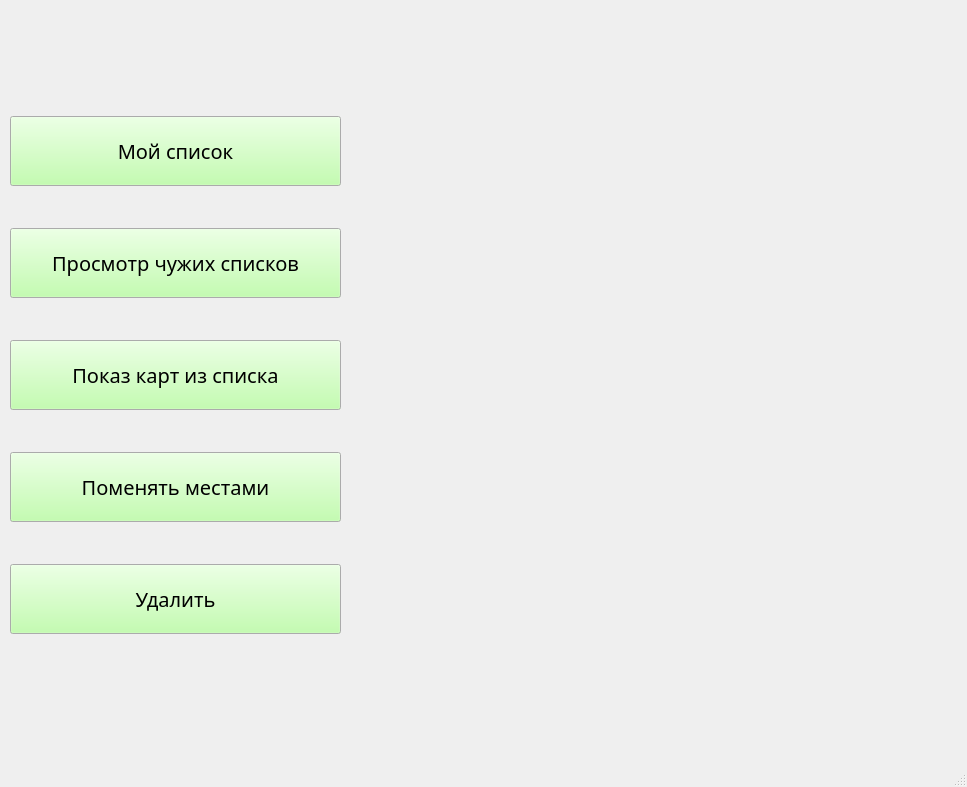
<?xml version="1.0" encoding="UTF-8"?>
<ui version="4.0">
 <class>MainWindow</class>
 <widget class="QMainWindow" name="MainWindow">
  <property name="geometry">
   <rect>
    <x>0</x>
    <y>0</y>
    <width>967</width>
    <height>787</height>
   </rect>
  </property>
  <property name="palette">
   <palette>
    <active>
     <colorrole role="WindowText">
      <brush brushstyle="SolidPattern">
       <color alpha="255">
        <red>0</red>
        <green>0</green>
        <blue>0</blue>
       </color>
      </brush>
     </colorrole>
     <colorrole role="Button">
      <brush brushstyle="SolidPattern">
       <color alpha="255">
        <red>177</red>
        <green>255</green>
        <blue>153</blue>
       </color>
      </brush>
     </colorrole>
    </active>
    <inactive>
     <colorrole role="WindowText">
      <brush brushstyle="SolidPattern">
       <color alpha="255">
        <red>0</red>
        <green>0</green>
        <blue>0</blue>
       </color>
      </brush>
     </colorrole>
     <colorrole role="Button">
      <brush brushstyle="SolidPattern">
       <color alpha="255">
        <red>177</red>
        <green>255</green>
        <blue>153</blue>
       </color>
      </brush>
     </colorrole>
    </inactive>
    <disabled>
     <colorrole role="WindowText">
      <brush brushstyle="SolidPattern">
       <color alpha="255">
        <red>120</red>
        <green>120</green>
        <blue>120</blue>
       </color>
      </brush>
     </colorrole>
     <colorrole role="Button">
      <brush brushstyle="SolidPattern">
       <color alpha="255">
        <red>177</red>
        <green>255</green>
        <blue>153</blue>
       </color>
      </brush>
     </colorrole>
    </disabled>
   </palette>
  </property>
  <property name="font">
   <font>
    <family>Microsoft JhengHei UI Light</family>
    <pointsize>15</pointsize>
    <weight>50</weight>
    <bold>false</bold>
   </font>
  </property>
  <property name="windowTitle">
   <string>MainWindow</string>
  </property>
  <widget class="QWidget" name="centralwidget">
   <widget class="QWidget" name="gridLayoutWidget">
    <property name="geometry">
     <rect>
      <x>10</x>
      <y>80</y>
      <width>331</width>
      <height>591</height>
     </rect>
    </property>
    <layout class="QGridLayout" name="gridLayout">
     <item row="1" column="0">
      <widget class="QPushButton" name="pushButton_2">
       <property name="minimumSize">
        <size>
         <width>0</width>
         <height>70</height>
        </size>
       </property>
       <property name="text">
        <string>Просмотр чужих списков</string>
       </property>
      </widget>
     </item>
     <item row="0" column="0">
      <widget class="QPushButton" name="pushButton">
       <property name="minimumSize">
        <size>
         <width>0</width>
         <height>70</height>
        </size>
       </property>
       <property name="text">
        <string>Мой список</string>
       </property>
      </widget>
     </item>
     <item row="2" column="0">
      <widget class="QPushButton" name="pushButton_3">
       <property name="minimumSize">
        <size>
         <width>0</width>
         <height>70</height>
        </size>
       </property>
       <property name="text">
        <string>Показ карт из списка</string>
       </property>
      </widget>
     </item>
     <item row="3" column="0">
      <widget class="QPushButton" name="pushButton_4">
       <property name="minimumSize">
        <size>
         <width>0</width>
         <height>70</height>
        </size>
       </property>
       <property name="text">
        <string>Поменять местами</string>
       </property>
      </widget>
     </item>
     <item row="4" column="0">
      <widget class="QPushButton" name="pushButton_5">
       <property name="minimumSize">
        <size>
         <width>0</width>
         <height>70</height>
        </size>
       </property>
       <property name="text">
        <string>Удалить</string>
       </property>
      </widget>
     </item>
    </layout>
   </widget>
   <widget class="QLabel" name="label">
    <property name="geometry">
     <rect>
      <x>400</x>
      <y>120</y>
      <width>541</width>
      <height>511</height>
     </rect>
    </property>
    <property name="text">
     <string/>
    </property>
   </widget>
  </widget>
  <widget class="QMenuBar" name="menubar">
   <property name="geometry">
    <rect>
     <x>0</x>
     <y>0</y>
     <width>967</width>
     <height>26</height>
    </rect>
   </property>
  </widget>
  <widget class="QStatusBar" name="statusbar"/>
 </widget>
 <resources/>
 <connections/>
</ui>
